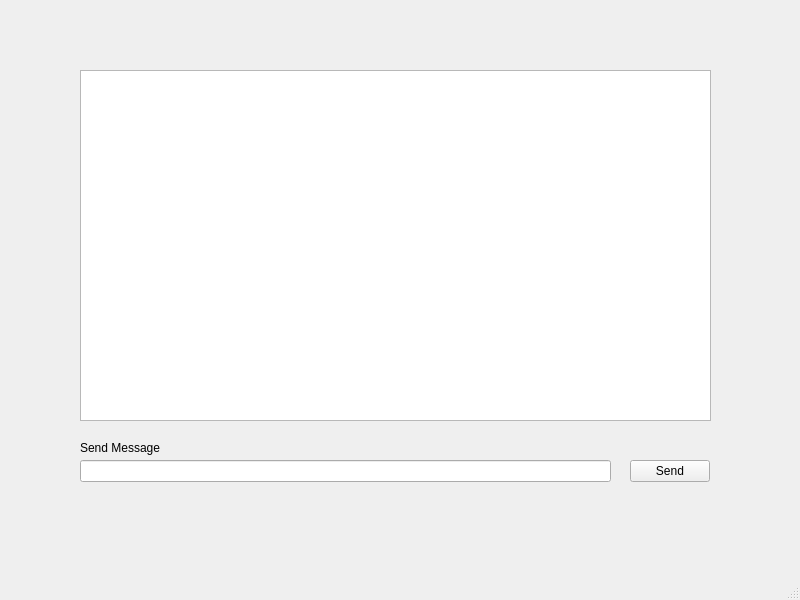
<?xml version="1.0" encoding="UTF-8"?>
<ui version="4.0">
 <class>StartChatWindow</class>
 <widget class="QMainWindow" name="StartChatWindow">
  <property name="geometry">
   <rect>
    <x>0</x>
    <y>0</y>
    <width>800</width>
    <height>600</height>
   </rect>
  </property>
  <property name="windowTitle">
   <string>MainWindow</string>
  </property>
  <widget class="QWidget" name="centralwidget">
   <widget class="QPushButton" name="sendMsgBtn">
    <property name="geometry">
     <rect>
      <x>630</x>
      <y>460</y>
      <width>80</width>
      <height>22</height>
     </rect>
    </property>
    <property name="text">
     <string>Send</string>
    </property>
   </widget>
   <widget class="QTextBrowser" name="textBrowser">
    <property name="geometry">
     <rect>
      <x>80</x>
      <y>70</y>
      <width>631</width>
      <height>351</height>
     </rect>
    </property>
   </widget>
   <widget class="QLabel" name="label">
    <property name="geometry">
     <rect>
      <x>80</x>
      <y>440</y>
      <width>101</width>
      <height>16</height>
     </rect>
    </property>
    <property name="text">
     <string>Send Message</string>
    </property>
   </widget>
   <widget class="QLineEdit" name="lineEdit">
    <property name="geometry">
     <rect>
      <x>80</x>
      <y>460</y>
      <width>531</width>
      <height>22</height>
     </rect>
    </property>
   </widget>
  </widget>
  <widget class="QMenuBar" name="menubar">
   <property name="geometry">
    <rect>
     <x>0</x>
     <y>0</y>
     <width>800</width>
     <height>19</height>
    </rect>
   </property>
  </widget>
  <widget class="QStatusBar" name="statusbar"/>
 </widget>
 <resources/>
 <connections/>
</ui>
